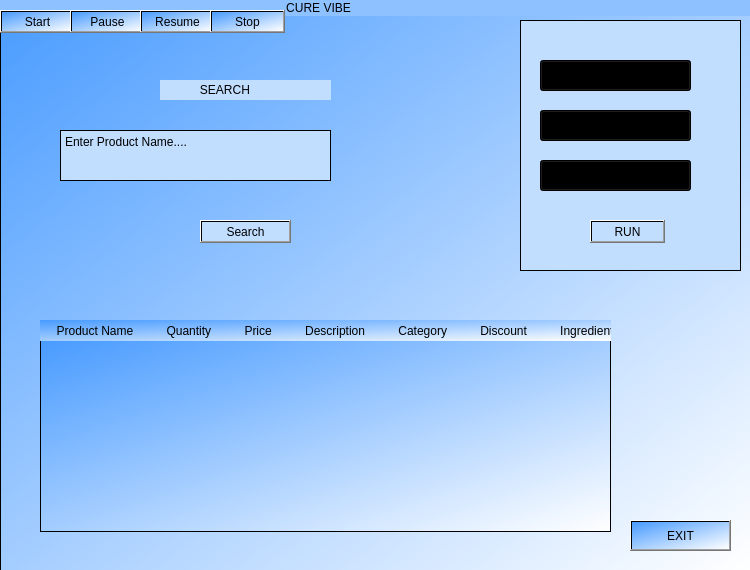
<?xml version="1.0" encoding="UTF-8"?>
<ui version="4.0">
 <class>Dialog</class>
 <widget class="QDialog" name="Dialog">
  <property name="geometry">
   <rect>
    <x>0</x>
    <y>0</y>
    <width>750</width>
    <height>570</height>
   </rect>
  </property>
  <property name="windowTitle">
   <string>Dialog</string>
  </property>
  <widget class="QFrame" name="frame">
   <property name="geometry">
    <rect>
     <x>0</x>
     <y>0</y>
     <width>751</width>
     <height>571</height>
    </rect>
   </property>
   <property name="styleSheet">
    <string notr="true">background-color: qlineargradient(spread:pad, x1:0, y1:0, x2:1, y2:1, stop:0 rgba(72, 155, 255, 255), stop:1 rgba(255, 255, 255, 255));</string>
   </property>
   <property name="frameShape">
    <enum>QFrame::StyledPanel</enum>
   </property>
   <property name="frameShadow">
    <enum>QFrame::Raised</enum>
   </property>
   <widget class="QLabel" name="label">
    <property name="geometry">
     <rect>
      <x>0</x>
      <y>0</y>
      <width>751</width>
      <height>16</height>
     </rect>
    </property>
    <property name="styleSheet">
     <string notr="true">background-color: qlineargradient(spread:pad, x1:1, y1:1, x2:1, y2:1, stop:0 rgba(142, 193, 255, 255), stop:1 rgba(255, 255, 255, 255));
font: 75 10pt &quot;MS Shell Dlg 2&quot;;</string>
    </property>
    <property name="text">
     <string>                                                                                      CURE VIBE</string>
    </property>
   </widget>
   <widget class="QPushButton" name="pushButton">
    <property name="geometry">
     <rect>
      <x>0</x>
      <y>10</y>
      <width>75</width>
      <height>23</height>
     </rect>
    </property>
    <property name="text">
     <string>Start</string>
    </property>
   </widget>
   <widget class="QPushButton" name="pushButton_2">
    <property name="geometry">
     <rect>
      <x>70</x>
      <y>10</y>
      <width>75</width>
      <height>23</height>
     </rect>
    </property>
    <property name="text">
     <string>Pause</string>
    </property>
   </widget>
   <widget class="QPushButton" name="pushButton_3">
    <property name="geometry">
     <rect>
      <x>140</x>
      <y>10</y>
      <width>75</width>
      <height>23</height>
     </rect>
    </property>
    <property name="text">
     <string>Resume</string>
    </property>
   </widget>
   <widget class="QPushButton" name="pushButton_4">
    <property name="geometry">
     <rect>
      <x>210</x>
      <y>10</y>
      <width>75</width>
      <height>23</height>
     </rect>
    </property>
    <property name="text">
     <string>Stop</string>
    </property>
   </widget>
   <widget class="QTableWidget" name="tableWidget">
    <property name="geometry">
     <rect>
      <x>40</x>
      <y>340</y>
      <width>571</width>
      <height>192</height>
     </rect>
    </property>
   </widget>
   <widget class="QLabel" name="label_2">
    <property name="geometry">
     <rect>
      <x>40</x>
      <y>320</y>
      <width>571</width>
      <height>21</height>
     </rect>
    </property>
    <property name="text">
     <string>     Product Name          Quantity          Price          Description          Category          Discount          Ingredients</string>
    </property>
   </widget>
   <widget class="QPushButton" name="pushButton_5">
    <property name="geometry">
     <rect>
      <x>630</x>
      <y>520</y>
      <width>101</width>
      <height>31</height>
     </rect>
    </property>
    <property name="text">
     <string>EXIT</string>
    </property>
   </widget>
   <widget class="QFrame" name="frame_2">
    <property name="geometry">
     <rect>
      <x>520</x>
      <y>20</y>
      <width>221</width>
      <height>251</height>
     </rect>
    </property>
    <property name="styleSheet">
     <string notr="true">background-color: qlineargradient(spread:pad, x1:1, y1:1, x2:1, y2:1, stop:0 rgba(194, 222, 255, 255), stop:1 rgba(255, 255, 255, 255));</string>
    </property>
    <property name="frameShape">
     <enum>QFrame::StyledPanel</enum>
    </property>
    <property name="frameShadow">
     <enum>QFrame::Raised</enum>
    </property>
    <widget class="QComboBox" name="comboBox">
     <property name="geometry">
      <rect>
       <x>20</x>
       <y>40</y>
       <width>151</width>
       <height>31</height>
      </rect>
     </property>
     <property name="styleSheet">
      <string notr="true">font: 10pt &quot;MS Shell Dlg 2&quot;;
font: 12pt &quot;MS Shell Dlg 2&quot;;</string>
     </property>
     <item>
      <property name="text">
       <string>Algorithms</string>
      </property>
     </item>
     <item>
      <property name="text">
       <string>Insertion sort</string>
      </property>
     </item>
     <item>
      <property name="text">
       <string>Merge sort</string>
      </property>
     </item>
     <item>
      <property name="text">
       <string>Bubble sort</string>
      </property>
     </item>
     <item>
      <property name="text">
       <string>Selection sort</string>
      </property>
     </item>
     <item>
      <property name="text">
       <string>Hybrid sort</string>
      </property>
     </item>
     <item>
      <property name="text">
       <string>Bucket sort</string>
      </property>
     </item>
     <item>
      <property name="text">
       <string>Radix sort</string>
      </property>
     </item>
     <item>
      <property name="text">
       <string>Counting sort</string>
      </property>
     </item>
     <item>
      <property name="text">
       <string>Quick sort</string>
      </property>
     </item>
     <item>
      <property name="text">
       <string>Heap sort</string>
      </property>
     </item>
     <item>
      <property name="text">
       <string>Timsort</string>
      </property>
     </item>
     <item>
      <property name="text">
       <string>Tree sort</string>
      </property>
     </item>
     <item>
      <property name="text">
       <string>Cube sort</string>
      </property>
     </item>
    </widget>
    <widget class="QComboBox" name="comboBox_2">
     <property name="geometry">
      <rect>
       <x>20</x>
       <y>90</y>
       <width>151</width>
       <height>31</height>
      </rect>
     </property>
     <property name="styleSheet">
      <string notr="true">font: 12pt &quot;MS Shell Dlg 2&quot;;</string>
     </property>
     <item>
      <property name="text">
       <string>Order</string>
      </property>
     </item>
     <item>
      <property name="text">
       <string>Ascending Order</string>
      </property>
     </item>
     <item>
      <property name="text">
       <string>Descending Order</string>
      </property>
     </item>
    </widget>
    <widget class="QComboBox" name="comboBox_3">
     <property name="geometry">
      <rect>
       <x>20</x>
       <y>140</y>
       <width>151</width>
       <height>31</height>
      </rect>
     </property>
     <property name="styleSheet">
      <string notr="true">font: 12pt &quot;MS Shell Dlg 2&quot;;</string>
     </property>
     <item>
      <property name="text">
       <string>Attributes</string>
      </property>
     </item>
     <item>
      <property name="text">
       <string>Product Name</string>
      </property>
     </item>
     <item>
      <property name="text">
       <string>Quantity</string>
      </property>
     </item>
     <item>
      <property name="text">
       <string>Price</string>
      </property>
     </item>
     <item>
      <property name="text">
       <string>Description</string>
      </property>
     </item>
     <item>
      <property name="text">
       <string>Category</string>
      </property>
     </item>
     <item>
      <property name="text">
       <string>Discount</string>
      </property>
     </item>
     <item>
      <property name="text">
       <string>Ingredients</string>
      </property>
     </item>
    </widget>
    <widget class="QPushButton" name="pushButton_6">
     <property name="geometry">
      <rect>
       <x>70</x>
       <y>200</y>
       <width>75</width>
       <height>23</height>
      </rect>
     </property>
     <property name="styleSheet">
      <string notr="true">font: 75 12pt &quot;MS Shell Dlg 2&quot;;</string>
     </property>
     <property name="text">
      <string>RUN</string>
     </property>
    </widget>
   </widget>
   <widget class="QLabel" name="label_3">
    <property name="geometry">
     <rect>
      <x>160</x>
      <y>80</y>
      <width>171</width>
      <height>20</height>
     </rect>
    </property>
    <property name="styleSheet">
     <string notr="true">font: 75 12pt &quot;MS Shell Dlg 2&quot;;
background-color: qlineargradient(spread:pad, x1:1, y1:1, x2:1, y2:1, stop:0 rgba(194, 222, 255, 255), stop:1 rgba(255, 255, 255, 255));</string>
    </property>
    <property name="text">
     <string>            SEARCH </string>
    </property>
   </widget>
   <widget class="QPlainTextEdit" name="plainTextEdit">
    <property name="geometry">
     <rect>
      <x>60</x>
      <y>130</y>
      <width>271</width>
      <height>51</height>
     </rect>
    </property>
    <property name="styleSheet">
     <string notr="true">font: 11pt &quot;MS Shell Dlg 2&quot;;
background-color: qlineargradient(spread:pad, x1:1, y1:1, x2:1, y2:1, stop:0 rgba(194, 222, 255, 255), stop:1 rgba(255, 255, 255, 255));</string>
    </property>
    <property name="plainText">
     <string>Enter Product Name....
</string>
    </property>
   </widget>
   <widget class="QPushButton" name="pushButton_7">
    <property name="geometry">
     <rect>
      <x>200</x>
      <y>220</y>
      <width>91</width>
      <height>23</height>
     </rect>
    </property>
    <property name="styleSheet">
     <string notr="true">font: 75 12pt &quot;MS Shell Dlg 2&quot;;
background-color: qlineargradient(spread:pad, x1:1, y1:1, x2:1, y2:1, stop:0 rgba(194, 222, 255, 255), stop:1 rgba(255, 255, 255, 255));</string>
    </property>
    <property name="text">
     <string>Search</string>
    </property>
   </widget>
  </widget>
 </widget>
 <resources/>
 <connections/>
</ui>
